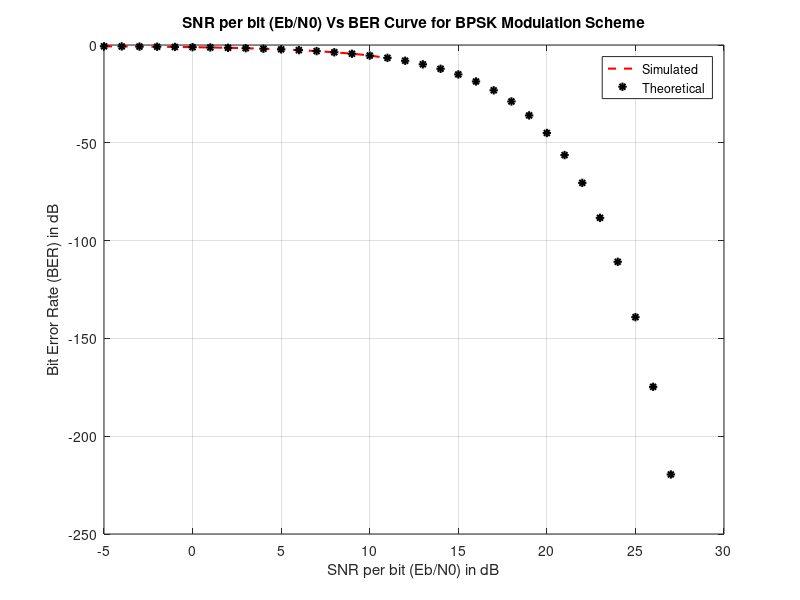

Write MATLAB code to recreate this figure.
% Script of Eb/N0 Vs BER for BPSK modulation scheme
clear;
clc;
N=10000000;               % Number of input bits
EbN0dB = -5:1:27;
data=randn(1,N)>=0;       % Generating a uniformly distributed random 1s and 0s
bpskModulated = 2*data-1; % Mapping 0->-1 and 1->1
M=2;                      % Number of Constellation points M=2^k for BPSK k=1
Rm=log2(M);               % Rm=log2(M) for BPSK M=2
Rc=1;                     % Number of Constellation points M=2^k for BPSK k=1
BER = zeros(1,length(EbN0dB)); % Place holder for BER values for each Eb/N0
index=1;

for k=EbN0dB,
% Adding noise with variance according to the required Eb/N0
EbN0 = 10.^(k/10); % Converting Eb/N0 dB value to linear scale
noiseSigma = sqrt(1./(2*Rm*Rc*EbN0)); % Standard deviation for AWGN Noise
noise = noiseSigma*randn(1,length(bpskModulated));
received = bpskModulated + noise;
% Threshold Detector
estimatedBits=(received>=0);
% Bit Error rate Calculation
BER(index) = sum(xor(data,estimatedBits))/length(data);
index=index+1;
endfor

% Plot commands follows
plotHandle=plot(EbN0dB,log10(BER),'r--');
set(plotHandle,'LineWidth',1.5);
title('SNR per bit (Eb/N0) Vs BER Curve for BPSK Modulation Scheme');
xlabel('SNR per bit (Eb/N0) in dB');
ylabel('Bit Error Rate (BER) in dB');
grid on;
hold on;
theoreticalBER = 0.5*erfc(sqrt(10.^(EbN0dB/10)));
plotHandle=plot(EbN0dB,log10(theoreticalBER),'k*');
set(plotHandle,'LineWidth',1.5);
legend('Simulated','Theoretical');
grid on;
